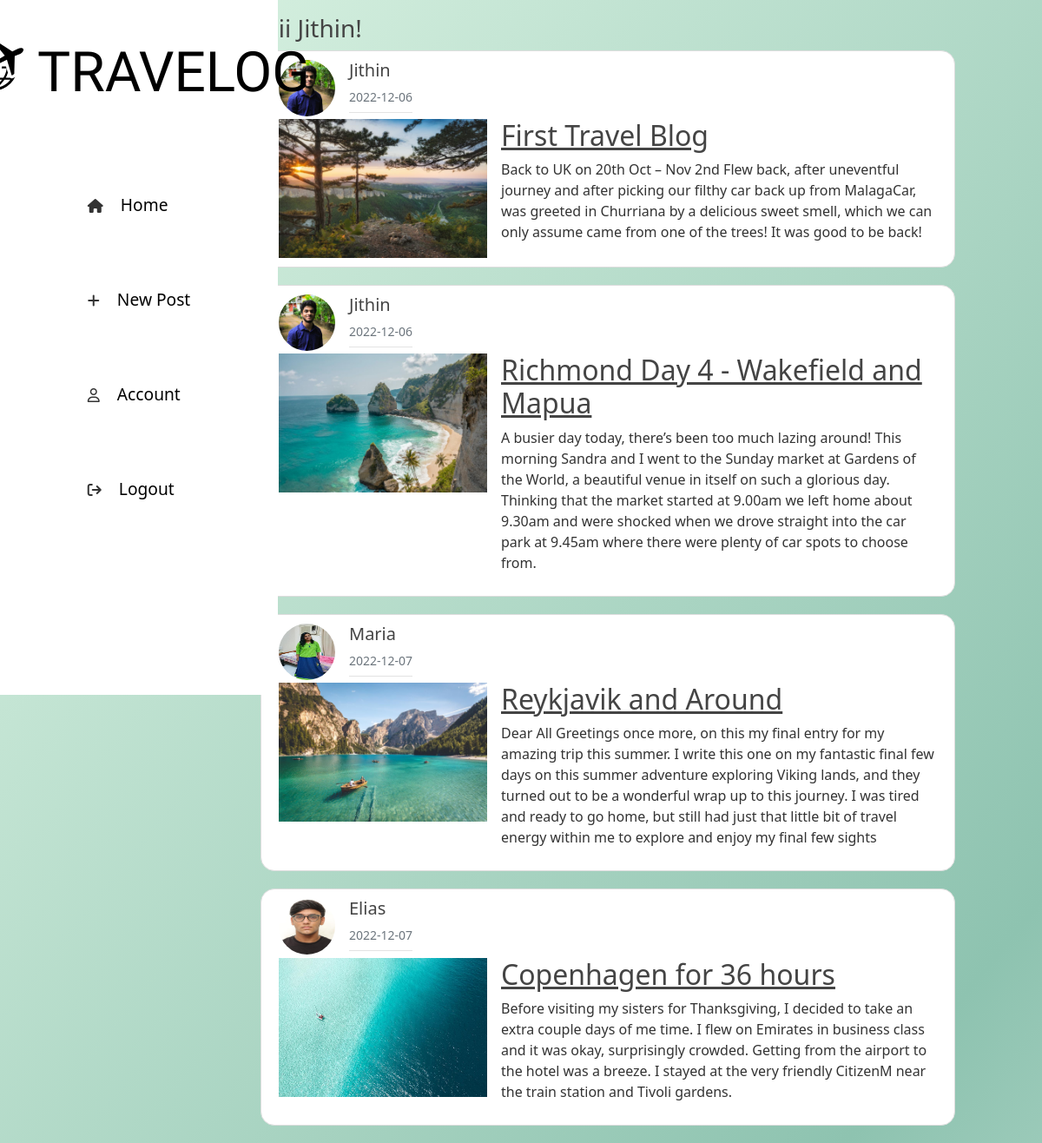
Page /dashboard (signed in) on the earlier database version.
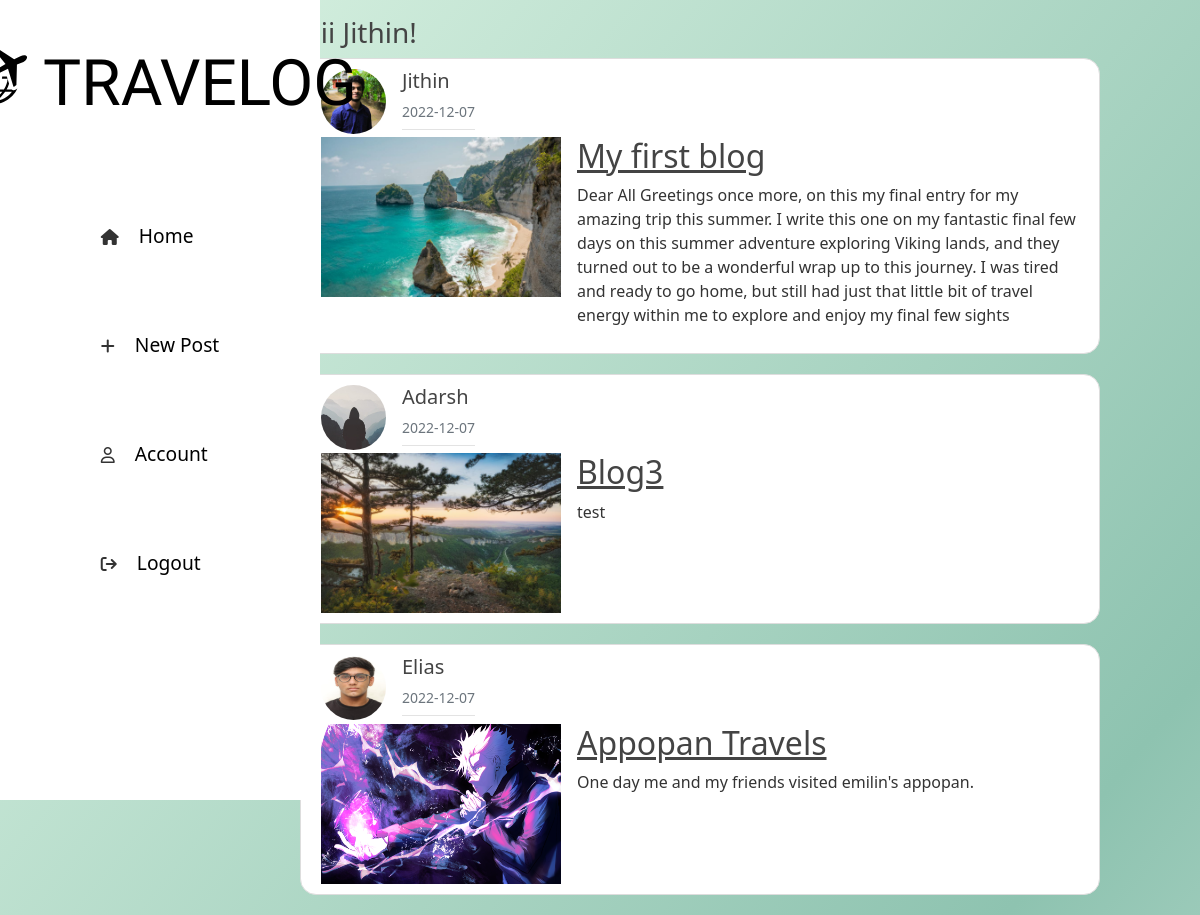
Same page on the later database version.
### app/models.py (models this page shows, shortened)
class User(db.Model, UserMixin):
    id=db.Column(db.Integer, primary_key=True)
    username = db.Column(db.String(20), nullable=False)
    email = db.Column(db.String(120), unique=True, nullable=True)
    image_file = db.Column(db.String(20), nullable=False, default='default.jpg')
    password = db.Column(db.String(80), nullable=False)
    posts = db.relationship('Post', backref='author', lazy=True)

class Post(db.Model):
    id = db.Column(db.Integer, primary_key=True)
    title = db.Column(db.String(100), nullable=False)
    date_posted = db.Column(db.DateTime, nullable=False, default=datetime.utcnow)
    content = db.Column(db.Text, nullable=False)
    user_id = db.Column(db.Integer, db.ForeignKey('user.id'), nullable=False)
    blog_image = db.Column(db.String(20), nullable=False, default='default-blog.png')

### app/routes.py (the view)
@app.route('/dashboard', methods=['GET', 'POST'])
@login_required
def dashboard():
    posts=Post.query.all()
    return render_template("dashboard.html", posts=posts)

### app/routes.py (called while the page is built)
@login_manager.user_loader
def load_user(user_id):
    return User.query.get(int(user_id))

### app/templates/dashboard.html
{% extends "layout.html" %}
{% block content %}
<h3>Hii {{current_user.username}}!</h3>
{% for post in posts %}
<article class="media content-section">
    <div style="display: flex; flex-direction: row; margin-bottom: 0.2rem;">
        <img class="rounded-circle article-img" src="{{ url_for('static', filename='profile-pics/' + post.author.image_file) }}"/>
        <div class="article-metadata">
            <h5 class="mr-2">{{ post.author.username }}</h5>
            <small class="text-muted">{{ post.date_posted.strftime('%Y-%m-%d') }}</small>
        </div>
    </div>
    <div class="media-body">
        <div class="article-content">
            <img src="../static/blog-pics/{{ post.blog_image }}" style="height: 10rem; width: 15rem" />
            <div style="display: flex; flex-direction: column">
                <h2><a class="article-title" href="{{ url_for('post', post_id = post.id) }}">{{ post.title }}</a></h2>
                <p class="article-content">{{ post.content }}</p>
            </div>
        </div>
    </div>
</article>
{% endfor %}
{% endblock content %}

### app/templates/layout.html (shortened to what this page needs)
<!DOCTYPE html>
<html>
<head>
    <link href="https://cdn.jsdelivr.net/npm/bootstrap@5.0.2/dist/css/bootstrap.min.css" rel="stylesheet"
>
    <link rel="stylesheet" type="text/css" href="{{ url_for('static', filename='main.css') }}">
    <link rel="stylesheet" href="https://cdnjs.cloudflare.com/ajax/libs/font-awesome/6.2.1/css/all.min.css"
 />
</head>
<body>
    <div class="main-content">
        <div>
            <nav class="navbar">
                <div id="web-title">
                    <img src="../static/images/travel-icon.svg" alt="icon" style="height: 3.5rem">
                    <a href="/">TRAVELOG</a>
                </div>
                <div class="links">
                    <div class="link">
                    <i class="fa-solid fa-house"></i>
                    <a href="{{ url_for('dashboard') }}">Home</a>
                </div>
                <div class="link">
                    <i class="fa-solid fa-plus"></i>
                    <a href="{{ url_for('new_post') }}">New Post</a>
                </div>
                <div class="link">
                    <i class="fa-regular fa-user"></i>
                    <a href="{{ url_for('account') }}">Account</a>
                </div>
                <div class="link">
                    <i class="fa-solid fa-arrow-right-from-bracket"></i>
                    <a href="{{ url_for('logout') }}">Logout</a>
                </div>
                </div>
            </nav>
        </div>
        <div>
            <div class="col-md-8">
                {% block content %}{% endblock %}
            </div>
        </div>
    </div>
</body>
</html>

### app/static/main.css (style rules this page uses)
body { background: linear-gradient(129deg, #def5e5, #8ec3b0, #ffffff); background-size: 180% 180%; min-height: 100vh; animation: gradient-animation 12s ease infinite; background-repeat: no-repeat; color: #333333; margin-top: 1rem; }
.main-content { display: flex; flex-direction: row; justify-content: space-around; top: 1; }
h1, h2, h3, h4, h5, h6 { color: #444444; }
.content-section { background: #ffffff; padding: 10px 20px; border: 1px solid #dddddd; border-radius: 3px; margin-bottom: 20px; border-radius: 1rem; width: 50rem; }
.article-title { color: #444444; }
.article-content { white-space: pre-line; }
.article-img { height: 65px; width: 65px; margin-right: 16px; }
.article-metadata { display: flex; flex-direction: column; padding-bottom: 1px; margin-bottom: 4px; border-bottom: 1px solid #e3e3e3 }
.article-content { display: flex; gap: 1rem; }
.navbar { display: flex; flex-direction: column; width: 20rem; height: 100vh; justify-content: center; gap: 3rem; left: 0; position: fixed; background: #fff; top: 0; }
.links { display: flex; flex-direction: column; justify-content: center; gap: 5rem; }
#web-title { top: 0; position: absolute; margin-top: 2rem; font-family: 'Just Another Hand', cursive; font-size: 4rem; height: 5.5rem; display: flex; justify-content: center; align-content: center; align-items: center; gap: 1rem; }
#web-title>a { text-decoration: none; color: black; margin-top: 1rem; }
.link>a { color: black; text-decoration: none; font-size: 1.2rem; margin-left: 1rem; }

Differences in the rows shown:
removed Post: image_file (picture), author.username "Jithin", date_posted "2022-12-06", blog_image (picture), title "Richmond Day 4 - Wakefield and Mapua", content "A busier day today, there’s been too much lazing around! This morning Sandra and I went to the Sunday market at Gardens of the World, a beautiful venue in itself on such a glorious day. Thinking that the market started at 9.00am we left home about 9.30am and were shocked when we drove straight into the car park at 9.45am where there were plenty of car spots to choose from."
removed Post: image_file (picture), author.username "Maria", date_posted "2022-12-07", blog_image (picture), title "Reykjavik and Around", content "Dear All Greetings once more, on this my final entry for my amazing trip this summer. I write this one on my fantastic final few days on this summer adventure exploring Viking lands, and they turned out to be a wonderful wrap up to this journey. I was tired and ready to go home, but still had just that little bit of travel energy within me to explore and enjoy my final few sights"
changed Post "Jithin": date_posted "2022-12-06" → "2022-12-07"; blog_image: a different picture; title "First Travel Blog" → "My first blog"; content "Back to UK on 20th Oct – Nov 2nd Flew back, after uneventful journey and after picking our filthy car back up from MalagaCar, was greeted in Churriana by a delicious sweet smell, which we can only assume came from one of the trees! It was good to be back!" → "Dear All Greetings once more, on this my final entry for my amazing trip this summer. I write this one on my fantastic final few days on this summer adventure exploring Viking lands, and they turned out to be a wonderful wrap up to this journey. I was tired and ready to go home, but still had just that little bit of travel energy within me to explore and enjoy my final few sights"
added Post: image_file (placeholder picture), author.username "Adarsh", date_posted "2022-12-07", blog_image (picture), title "Blog3", content "test"
changed Post "Elias": blog_image: a different picture; title "Copenhagen for 36 hours" → "Appopan Travels"; content "Before visiting my sisters for Thanksgiving, I decided to take an extra couple days of me time. I flew on Emirates in business class and it was okay, surprisingly crowded. Getting from the airport to the hotel was a breeze. I stayed at the very friendly CitizenM near the train station and Tivoli gardens." → "One day me and my friends visited emilin's appopan."
